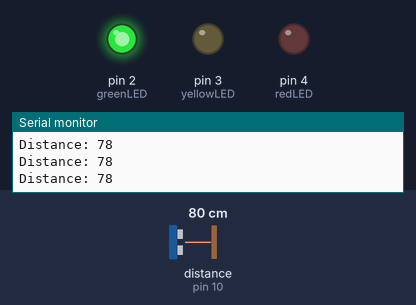
This sketch was run on a simulated Arduino Uno, built with avr-gcc and run on an emulated ATmega328P. On the bench: output pins drawn as LEDs (lit = HIGH), the last lines printed to the serial monitor. Wiring (inferred from the names in the program): ultrasonic range finder: trigger pin 9; echo pin 10. Dashed ring = blinking. The inputs (shaded band) are chosen by the test bench; at power-on: distance to the obstacle (sensor on pin 10) 80 cm. The echo pulse lasts 58.3 µs per cm; pins used as bus, display or sensor lines are not drawn.

Above: at 1.2 s.
1.3 s: distance to the obstacle (sensor on pin 10) set to 34 cm
2.8 s: distance to the obstacle (sensor on pin 10) set to 30 cm
At 3.9 s:
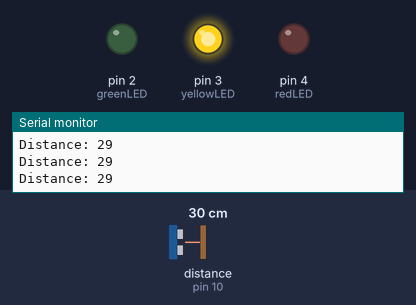
4.3 s: distance to the obstacle (sensor on pin 10) set to 19 cm
5.8 s: distance to the obstacle (sensor on pin 10) set to 15 cm
At 6.2 s:
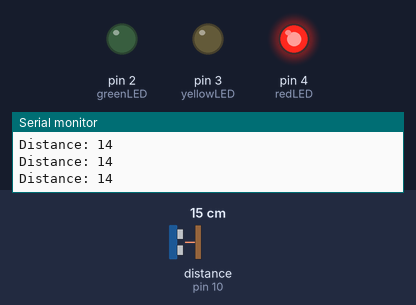
7.3 s: distance to the obstacle (sensor on pin 10) set to 8 cm
8.8 s: distance to the obstacle (sensor on pin 10) set to 5 cm
At 9.16 s:
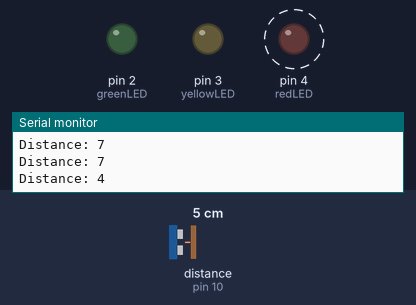
Timing chart, 0 to 12.8 s (numbered marks = the images above; inputs shaded):
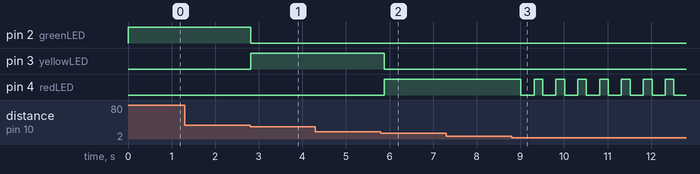

Measured:
- the behaviour switches between 32 and 31 cm on distance to the obstacle (sensor on pin 10) (found by bisection; images 0 and 1)
- the behaviour switches between 17 and 16 cm on distance to the obstacle (sensor on pin 10) (found by bisection; images 1 and 2)
- the behaviour switches between 7 and 6 cm on distance to the obstacle (sensor on pin 10) (found by bisection; images 2 and 3)
- after the input at 2.8 s, pin 2 (greenLED): HIGH → LOW at once; pin 3 (yellowLED): LOW → HIGH at once
- after the input at 5.8 s, pin 3 (yellowLED): HIGH → LOW after 0.07 s; pin 4 (redLED): LOW → HIGH after 0.07 s
- after the input at 8.8 s, pin 4 (redLED): alternates HIGH for 0.20 s and LOW for 0.30 s, starting after 0.21 s

The sketch:

code.ino
```cpp
#define trigPin 9
#define echoPin 10
int greenLED = 2;
int yellowLED = 3;
int redLED = 4;
long duration;
int distance;
void setup() {
  pinMode(trigPin, OUTPUT);
  pinMode(echoPin, INPUT);
  pinMode(greenLED, OUTPUT);
  pinMode(yellowLED, OUTPUT);
  pinMode(redLED, OUTPUT);
  Serial.begin(9600);
}
void loop() {
  digitalWrite(trigPin, LOW);
  delayMicroseconds(2);
  digitalWrite(trigPin, HIGH);
  delayMicroseconds(10);
  digitalWrite(trigPin, LOW);
  duration = pulseIn(echoPin, HIGH);
  distance = duration * 0.034 / 2;
  Serial.print("Distance: ");
  Serial.println(distance);
  if (distance > 30) {
    digitalWrite(greenLED, HIGH);
    digitalWrite(yellowLED, LOW);
    digitalWrite(redLED, LOW);
  }
  else if (distance > 15) {
    digitalWrite(greenLED, LOW);
    digitalWrite(yellowLED, HIGH);
    digitalWrite(redLED, LOW);
  }
  else if (distance > 5) {
    digitalWrite(greenLED, LOW);
    digitalWrite(yellowLED, LOW);
    digitalWrite(redLED, HIGH);
  }
  else {
    digitalWrite(redLED, HIGH);
    delay(200);
    digitalWrite(redLED, LOW);
    delay(200);
  }
  delay(100);
}
```
